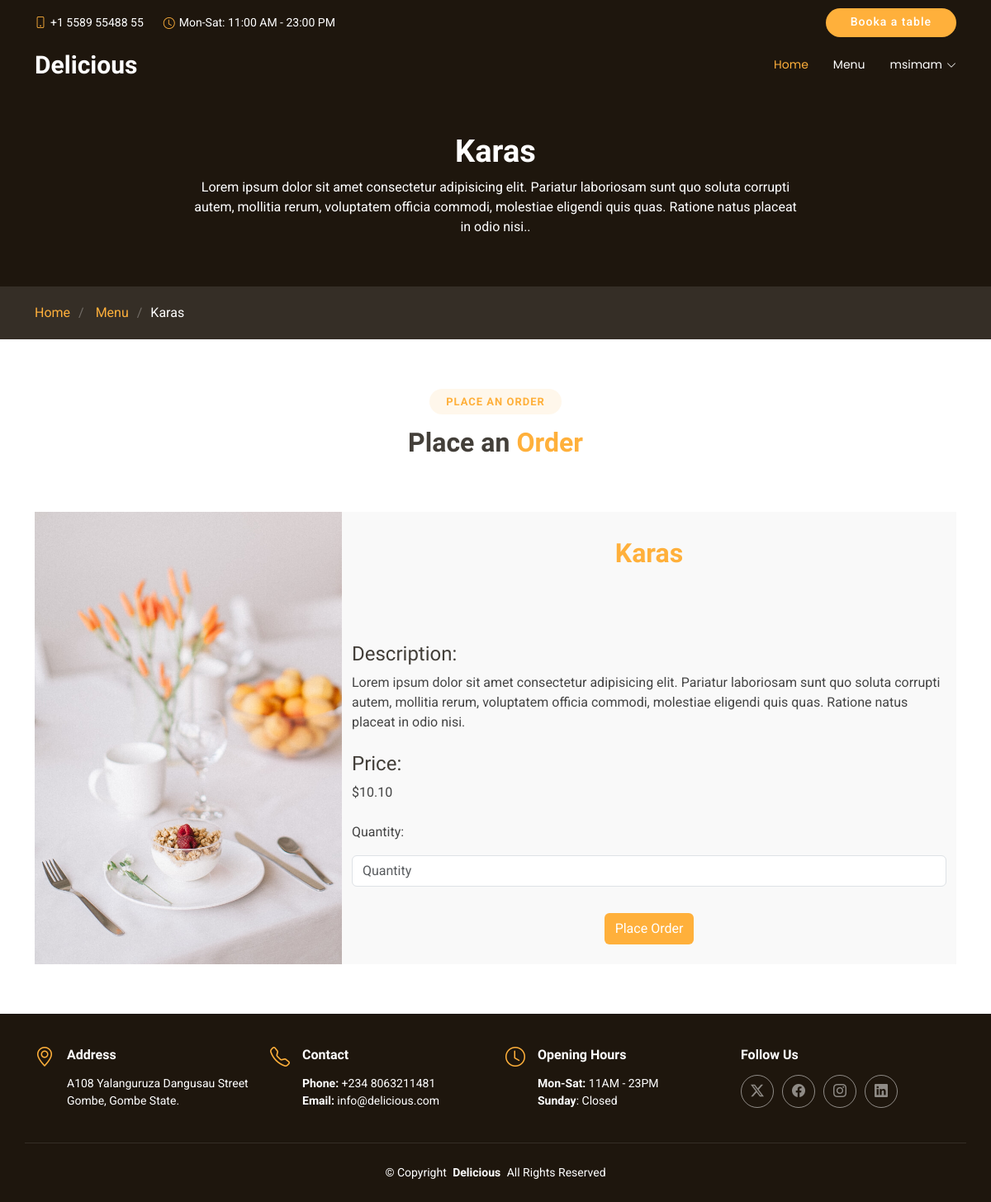
Screenshot of /menu_item/1/ (signed in) with the database file from the repository.
### restaurant/models.py (models this page shows, shortened)
class MenuItem(models.Model):
    name = models.CharField(max_length=100)
    description = models.TextField()
    price = models.DecimalField(max_digits=100, decimal_places=2)
    availability = models.BooleanField(default=1)

### restaurant/views.py (the view)
# urls.py: path('menu_item/<int:pk>/', views.single_menu, name='single_menu'),
@login_required(login_url='accounts/login')
def single_menu(request, pk):
    try:
        menu = MenuItem.objects.get(pk=pk)
    except MenuItem.DoesNotExist as error:
        return error
    return render(request, 'single_menu.html', {'single_menu': menu})

### templates/single_menu.html (shortened to what this page needs)
{% extends 'base.html' %}
{% load static %}
{% block content %}
  <div class="page-title dark-background">
    <div class="heading">
      <div class="container">
        <div class="row d-flex justify-content-center text-center">
          <div class="col-lg-8">
            <h1 class="heading-title">{{ single_menu.name }}</h1>
            <p class="mb-0">{{ single_menu.description }}.</p>
          </div>
        </div>
      </div>
    </div>
    <nav class="breadcrumbs">
      <div class="container">
        <ol>
          <li>
            <a href="/">Home</a>
          </li>
          <li class="current">
            <a href="{% url 'restaurant:menu_item' %}">Menu</a>
          </li>
          <li class="current">{{ single_menu.name }}</li>
        </ol>
      </div>
    </nav>
  </div>
  <section id="book-a-table" class="book-a-table section">
    <div class="container section-title">
      <h2>Place an Order</h2>
      <div>
        <span>Place an</span> <span class="description-title">Order</span>
      </div>
    </div>
    <div class="container">
      <div class="row g-0">
        <div class="col-lg-4 reservation-img" style="background-image: url({% static 'assets/img/reservation.jpg' %});"></div>
        <div class="col-lg-8 d-flex align-items-center reservation-form-bg py-4">
          <form action="{% url 'restaurant:order' single_menu.id %}" method="post">
            <div class="container">
              <div class="row gy-4 py-4 py-lg-3">
                <div class="container section-title">
                  <div>
                    <span class="description-title">{{ single_menu.name }}</span>
                  </div>
                </div>
                <div class="col-lg-12 col-md-8">
                  <div>
                    <h4>Description:</h4> {{ single_menu.description }}
                  </div>
                </div>
                <div class="col-lg-12 col-md-8">
                  <div>
                    <h4>Price:</h4> ${{ single_menu.price }}
                  </div>
                </div>
                <div class="col-lg-12 col-md-8">
                  <label for="quantity" class="pb-3">Quantity:</label>
                  <input type="number" name="quantity" placeholder="Quantity" class="form-control" required />
                </div>
              </div>
              <div class="text-center mt-3">
                <button type="submit" class="btn" style="background-color: #ffb03b; color: white;">Place Order</button>
              </div>
            </div>
          </form>
        </div>
      </div>
    </div>
  </section>
{% endblock %}

### templates/base.html (shortened to what this page needs)
{% load static %}
<!DOCTYPE html>
<html lang="en">
  <head>
    <link href="{% static 'assets/vendor/bootstrap/css/bootstrap.min.css' %}" rel="stylesheet" />
    <link href="{% static 'assets/vendor/bootstrap-icons/bootstrap-icons.css' %} " rel="stylesheet" />
    <link href="{% static 'assets/vendor/aos/aos.css' %}" rel="stylesheet" />
    <link href="{% static 'assets/vendor/glightbox/css/glightbox.min.css' %}" rel="stylesheet" />
    <link href="{% static 'assets/vendor/swiper/swiper-bundle.min.css' %}" rel="stylesheet" />
    <link href="{% static 'assets/css/main.css' %}" rel="stylesheet" />
  </head>
  <body class="index-page">
    <header id="header" class="header fixed-top" style="">
      <div class="topbar d-flex align-items-center">
        <div class="container d-flex justify-content-end justify-content-md-between">
          <div class="contact-info d-flex align-items-center">
            <i class="bi bi-phone d-flex align-items-center d-none d-lg-block"><span>+1 5589 55488 55</span></i>
            <i class="bi bi-clock ms-4 d-none d-lg-flex align-items-center"><span>Mon-Sat: 11:00 AM - 23:00 PM</span></i>
          </div>
          <a href="#book-a-table" class="cta-btn">Booka a table</a>
        </div>
      </div>
      <div class="branding d-flex align-items-cente">
        <div class="container position-relative d-flex align-items-center justify-content-between">
          <a href="index.html" class="logo d-flex align-items-center">
            <h1 class="sitename">Delicious</h1>
          </a>
          <nav id="navmenu" class="navmenu">
            <ul>
              <li>
                <a href="#hero" class="active">Home</a>
              </li>
              <li>
                <a href="{% url 'restaurant:menu_item' %}">Menu</a>
              </li>
              {% if user.is_authenticated %}
                <li class="dropdown">
                  <a href="#"><span>{{ user.username }}</span> <i class="bi bi-chevron-down toggle-dropdown"></i></a>
                </li>
                {% else %}
                <li>
                  <a href="{% url "account_login" %}">Login</a>
                </li>
              {% endif %}
            </ul>
          </nav>
        </div>
      </div>
    </header>
    {% block content %}{% endblock %}
    <footer id="footer" class="footer dark-background">
      <div class="container">
        <div class="row gy-3">
          <div class="col-lg-3 col-md-6 d-flex">
            <i class="bi bi-geo-alt icon"></i>
            <div class="address">
              <h4>Address</h4>
              <p>A108 Yalanguruza Dangusau Street</p>
              <p>Gombe, Gombe State.</p>
            </div>
          </div>
          <div class="col-lg-3 col-md-6 d-flex">
            <i class="bi bi-telephone icon"></i>
            <div>
              <h4>Contact</h4>
              <p>
                <strong>Phone:</strong> <span>+234 8063211481</span><br />
                <strong>Email:</strong> <span>info@delicious.com</span><br />
              </p>
            </div>
          </div>
          <div class="col-lg-3 col-md-6 d-flex">
            <i class="bi bi-clock icon"></i>
            <div>
              <h4>Opening Hours</h4>
              <p>
                <strong>Mon-Sat:</strong> <span>11AM - 23PM</span><br />
                <strong>Sunday</strong>: <span>Closed</span>
              </p>
            </div>
          </div>
          <div class="col-lg-3 col-md-6">
            <h4>Follow Us</h4>
            <div class="social-links d-flex">
              <a href="#" class="twitter"><i class="bi bi-twitter-x"></i></a>
              <a href="#" class="facebook"><i class="bi bi-facebook"></i></a>
              <a href="#" class="instagram"><i class="bi bi-instagram"></i></a>
              <a href="#" class="linkedin"><i class="bi bi-linkedin"></i></a>
            </div>
          </div>
        </div>
      </div>
      <div class="container copyright text-center mt-4">
        <p>
          © <span>Copyright</span> <strong class="px-1 sitename">Delicious</strong> <span>All Rights Reserved</span>
        </p>
      </div>
    </footer>
  </body>
</html>

### rows the page displays
MenuItem: name "Karas", description "Lorem ipsum dolor sit amet consectetur adipisicing elit. Pariatur laboriosam sunt quo soluta corrupti autem, mollitia rerum, voluptatem officia commodi, molestiae eligendi quis quas. Ratione natus placeat in odio nisi.", price "10.10"

### other values shown
{{ user.username }} "msimam"
